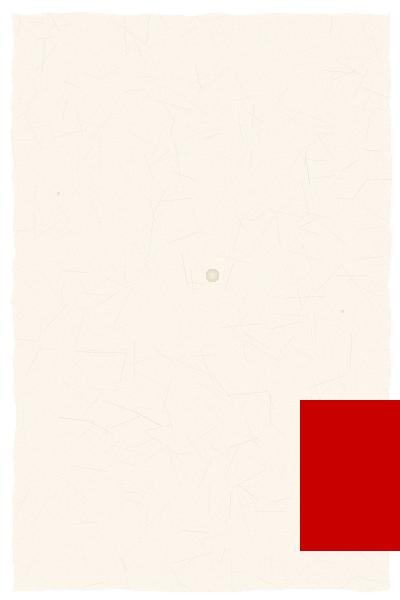
#> input picture debug_drawing_issue.png, 400 x 600 px
$ python -i ink_bleed_effect.py   (imports and definitions only)
#> lines starting #> are read from the running program, lines starting #| are printed output that depends on the picture
#> further down, picture is the input picture: PIL image 400x600 RGBA; mean R, G, B, A 247.6, 229.4, 220, 232.3
from PIL import Image, ImageDraw, ImageFilter
import random

def add_ink_bleed_effect(image, intensity=0.3):
    """添加墨迹渗透效果（宣纸特有），使用透明叠加模拟墨迹扩散"""
#> called with intensity = 0.3
    width, height = image.size
#> width = 400; height = 600

    # 创建透明渗透层
    bleed_layer = Image.new('RGBA', (width, height), (0, 0, 0, 0))
#> bleed_layer: PIL image 400x600 RGBA; every value is 0
    draw = ImageDraw.Draw(bleed_layer)

    # 灰度图用于识别文字区域
    gray_image = image.convert('L')
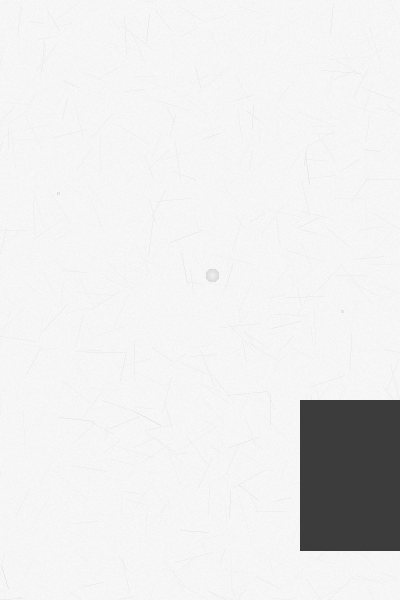
#> gray_image: PIL image 400x600 L; min 60, max 248, mean 234.1

    for x in range(width):
        for y in range(height):
            if gray_image.getpixel((x, y)) < 100:  # 深色区域（文字）
                for dx in range(-2, 3):
                    for dy in range(-2, 3):
                        nx, ny = x + dx, y + dy
                        if 0 <= nx < width and 0 <= ny < height:
                            if random.random() < intensity:
                                radius = random.randint(1, 3)
                                alpha = random.randint(10, 40)
                                draw.ellipse((nx - radius, ny - radius, nx + radius, ny + radius),
                                             fill=(0, 0, 0, alpha))

    # 模糊渗透层
    bleed_layer = bleed_layer.filter(ImageFilter.GaussianBlur(1.5))
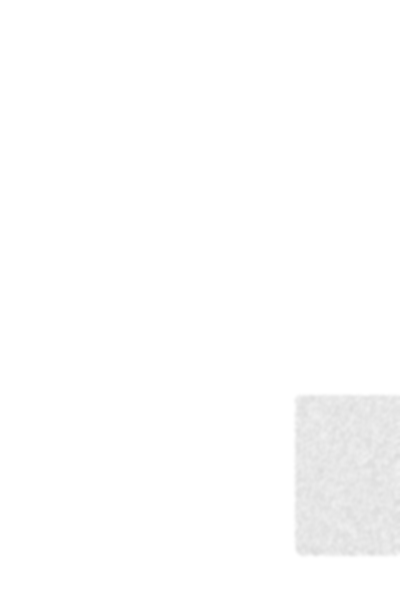
#> bleed_layer: PIL image 400x600 RGBA; mean R, G, B, A 0, 0, 0, 1.7; transparent parts drawn white

    # 确保原图为 RGBA 模式
    base_rgba = image.convert('RGBA')

    # 应用渗透叠加
    result = Image.alpha_composite(base_rgba, bleed_layer)

    return result.convert('RGB')
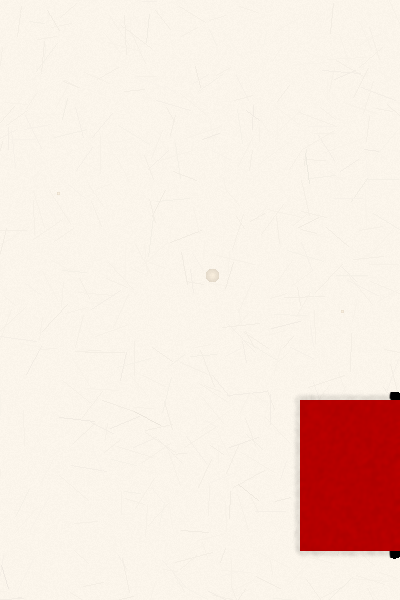
#> returned value: PIL image 400x600 RGB; mean R, G, B 246, 229, 219.7


    """添加墨迹渗透效果（宣纸特有），使用透明叠加模拟墨迹扩散"""
    width, height = image.size

    # 创建透明渗透层
    bleed_layer = Image.new('RGBA', (width, height), (0, 0, 0, 0))
    draw = ImageDraw.Draw(bleed_layer)

    # 灰度图用于识别文字区域
    gray_image = image.convert('L')

    for x in range(width):
        for y in range(height):
            if gray_image.getpixel((x, y)) < 100:  # 深色区域（文字）
                for dx in range(-2, 3):
                    for dy in range(-2, 3):
                        nx, ny = x + dx, y + dy
                        if 0 <= nx < width and 0 <= ny < height:
                            if random.random() < intensity:
                                radius = random.randint(1, 3)
                                alpha = random.randint(10, 40)
                                draw.ellipse((nx - radius, ny - radius, nx + radius, ny + radius),
                                             fill=(0, 0, 0, alpha))

    # 模糊渗透层
    bleed_layer = bleed_layer.filter(ImageFilter.GaussianBlur(1.5))

    # 确保原图为 RGBA 模式
    base_rgba = image.convert('RGBA')

    # 应用渗透叠加
    result = Image.alpha_composite(base_rgba, bleed_layer)

    return result.convert('RGB')

    """添加墨迹渗透效果（宣纸特有）"""
    width, height = image.size

    # 创建墨迹渗透层
    bleed_layer = overlay = Image.new('RGBA', (width, height), (0, 0, 0, 0))

    # 找到文字区域
    gray_image = image.convert('L')

    for x in range(width):
        for y in range(height):
            # 如果是深色区域（文字）
            if gray_image.getpixel((x, y)) < 100:
                # 在文字周围添加渗透效果
                for dx in range(-2, 3):
                    for dy in range(-2, 3):
                        nx, ny = x + dx, y + dy
                        if 0 <= nx < width and 0 <= ny < height:
                            if random.random() < intensity:
                                current = bleed_layer.getpixel((nx, ny))
                                bleed_layer.putpixel((nx, ny), min(255, int(current) + random.randint(10, 40)))

    # 模糊渗透效果
    bleed_layer = bleed_layer.filter(ImageFilter.GaussianBlur(1.5))

    # 应用渗透效果
    result = image.copy()
    for x in range(width):
        for y in range(height):
            bleed_value = bleed_layer.getpixel((x, y))
            if bleed_value > 0:
                r, g, b = result.getpixel((x, y))
                # 文字周围稍微变暗模拟渗透
                new_color = (
                    max(0, r - bleed_value // 10),
                    max(0, g - bleed_value // 10),
                    max(0, b - bleed_value // 10)
                )
                result.putpixel((x, y), new_color)


    return result

>>> from PIL import Image
>>> picture = Image.open('../debug_drawing_issue.png')
>>> result = add_ink_bleed_effect(picture)
